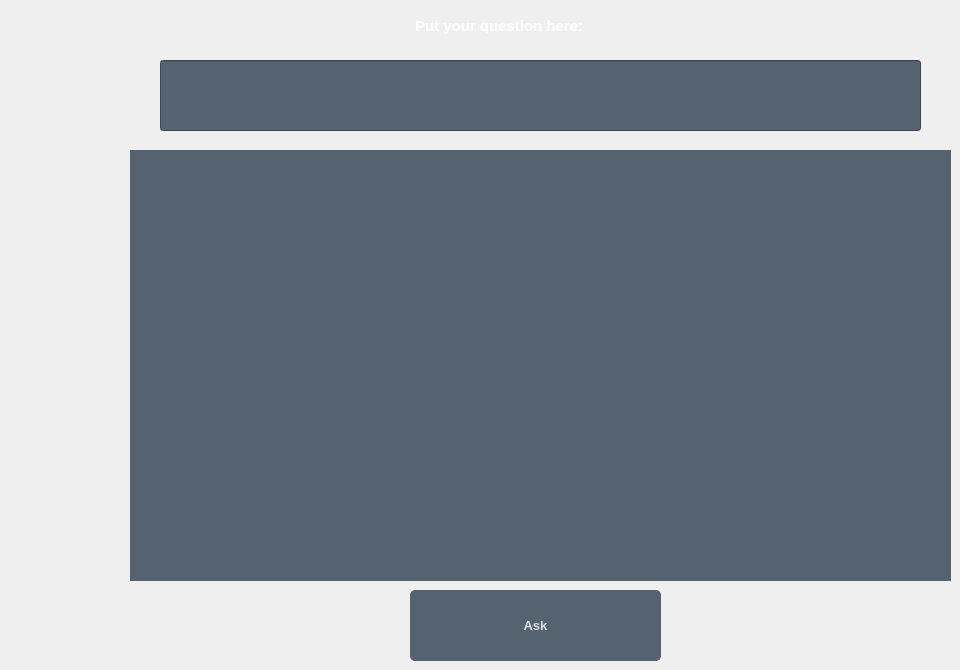
          <widget class="QWidget" name="chatbot_2">
           <widget class="QPushButton" name="Send_Request">
            <property name="geometry">
             <rect>
              <x>410</x>
              <y>590</y>
              <width>251</width>
              <height>71</height>
             </rect>
            </property>
            <property name="font">
             <font>
              <pointsize>10</pointsize>
              <bold>true</bold>
             </font>
            </property>
            <property name="styleSheet">
             <string notr="true">QPushButton {
    background-color: rgba(85, 98, 112, 255);
    color: rgba(255, 255, 255, 200);
    border-radius: 5px;
    border:none;

}

QPushButton:pressed {
    padding-left: 5px;
    padding-top: 5px;
    background-color: rgba(0, 0, 255);
    background-position: calc(100% - 10px) center;
    border:none;

}

QPushButton:hover {
    background-color: rgba(0, 0, 255);
    border:none;

}
</string>
            </property>
            <property name="text">
             <string>Ask</string>
            </property>
            <property name="icon">
             <iconset>
              <normaloff>:/icons/ressource/icons/chat-app.png</normaloff>:/icons/ressource/icons/chat-app.png</iconset>
            </property>
            <property name="iconSize">
             <size>
              <width>60</width>
              <height>60</height>
             </size>
            </property>
           </widget>
           <widget class="QLabel" name="Reply">
            <property name="geometry">
             <rect>
              <x>130</x>
              <y>150</y>
              <width>821</width>
              <height>431</height>
             </rect>
            </property>
            <property name="styleSheet">
             <string notr="true">   background-color: rgba(85, 98, 112, 255);</string>
            </property>
            <property name="text">
             <string/>
            </property>
           </widget>
           <widget class="QLineEdit" name="Question">
            <property name="geometry">
             <rect>
              <x>160</x>
              <y>60</y>
              <width>761</width>
              <height>71</height>
             </rect>
            </property>
            <property name="styleSheet">
             <string notr="true">   background-color: rgba(85, 98, 112, 255);</string>
            </property>
           </widget>
           <widget class="QLabel" name="label_63">
            <property name="geometry">
             <rect>
              <x>410</x>
              <y>0</y>
              <width>231</width>
              <height>51</height>
             </rect>
            </property>
            <property name="font">
             <font>
              <pointsize>11</pointsize>
              <bold>true</bold>
             </font>
            </property>
            <property name="styleSheet">
             <string notr="true">QLabel {
    background-color: transparent;
    color: white;
    border: 1px solid transparent;
    border-radius: 30px;
}</string>
            </property>
            <property name="text">
             <string>Put your question here:</string>
            </property>
           </widget>
          </widget>
